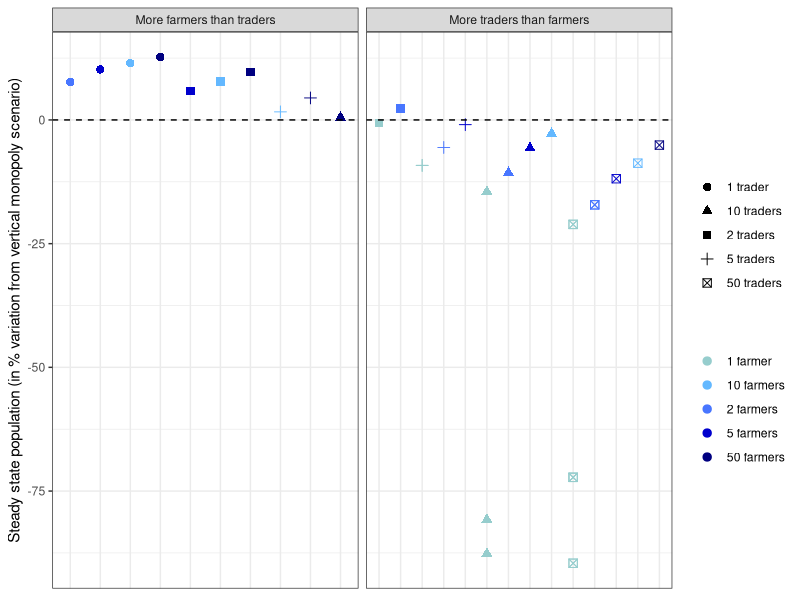

This chart was generated by the following R code: (Note: this script raises an error after producing the figure.)
## ---- chunk 1
knitr::opts_chunk$set(echo = F)

rm(list = ls())
library(dplyr)
library(tidyr)
library(stringi)
library(ggplot2)
library(here)

# Styling

font_ = 'Helvetica'


## ---- chunk 2
q_ = function(N,M,x){
  num = N*sigma.^2*x^2*(beta_f. * (M+1)*(alpha_w. - c.) - gamma.*M*(alpha_f.-v.))
  det = sigma.^2 * x^2 * (beta_f. * beta_w.* (N+1) * (M+1) - gamma.^2 * N * M) + 2*W*N*(M+1)*beta_f.
  y = num/det
  return(y)
}


cournot_harvest = function(x, 
                           alpha_f. = alpha_f, 
                           alpha_w. = alpha_w, 
                           beta_f. = beta_f, 
                           beta_w. = beta_w, 
                           gamma. = gamma, 
                           sigma. = sigma, 
                           c. = c, 
                           v. = v, 
                           W. = W_mid){
  y = ((sigma.^2)*(x^2)*(2*beta_f.*(alpha_w. - c.) - gamma.*(alpha_f. - v.)))/(4*beta_f.*W. + (sigma.^2)*(x^2)*(4*beta_f.*beta_w. - (gamma.^2)))
  return(y)
}

monop_harvest = function(x, 
                         alpha. = alpha, 
                         c. = c, 
                         sigma. = sigma, 
                         beta. = beta, 
                         W. = W_mid){
  y = ((alpha. - c.)*sigma.^2 * x^2) / (2*beta.* sigma.^2 * x^2 + 2*W.)
  return(y)
}

growth = function(x, 
                  k.=k, 
                  r.=r){
  y = r.*x*(1-x/k.)
  return(y)
}

###### Linear quadratic model 

monop_harvest_lq = function(x,
                            alpha. = alpha, 
                            c. = c, 
                            sigma. = sigma, 
                            beta. = beta,
                            W1. = W1,
                            W2. = W2){
    y = (sigma.^2 * x^2 * (alpha. - c.) - W1.*sigma.*x)/(2*(beta.*sigma.^2 * x^2 + W2.))
    return(y)
    }


cournot_oligo_harvest_lq = function(N, 
                                    M,
                                    x,
                                    alpha_f. = alpha_f, 
                                    alpha_w. = alpha_w, 
                                    beta_f. = beta_f, 
                                    beta_w. = beta_w, 
                                    gamma. = gamma, 
                                    sigma. = sigma, 
                                    c. = c, 
                                    v. = v, 
                                    W1. = W1,
                                    W2. = W2){
  y = N*( sigma.^2 * x^2 * (beta_f. * (M + 1) * (alpha_w. - c.) - gamma. * M * (alpha_f. - v.)) - W1. * sigma * x * beta_f. * (M+1)) / (sigma.^2 * x^2 * (beta_w. * beta_f. * (M + 1) * (N + 1) - gamma.^2 * N * M) + 2 * N * beta_f. * (M + 1) * W2.)
  return(y)  
}


## ---- chunk 3
# Load parameters
calibration = read.csv(here("data", 'outputs', "calibration_params.csv"))

for(i in 1:nrow(calibration)){
  assign(calibration$params[i], calibration$value[i])
}  


# Build the 2nd order parameters from parameter list
  # Differentiate parameters for Wild and Farmed inverse demands
alpha_w = alpha
alpha_f = alpha
beta_w = beta
beta_f = beta
  # Demand functions parameters
e   = gamma/(beta_w*beta_f - (gamma^2))
a_f = (alpha_f*beta_w - alpha_w*gamma)/(beta_w*beta_f - (gamma^2))
a_w = (alpha_w*beta_f - alpha_f*gamma)/(beta_w*beta_f - (gamma^2))
b_f = beta_f/(beta_w*beta_f - (gamma^2))
b_w = beta_w/(beta_w*beta_f - (gamma^2))

W = W_high
# set data : population
data = data.frame(x = seq(1,k))
x_ = seq(1,k)
data = data %>% 
  mutate("Monopoly" = monop_harvest_lq(x_),
         #
         "1 trader - 1 farmer" = cournot_oligo_harvest_lq(1,1,x_), 
         growth = growth(x_),
         '1 trader - 2 farmers' = cournot_oligo_harvest_lq(1,2,x_),
         '1 trader - 5 farmers' = cournot_oligo_harvest_lq(1, 5, x_),
         '1 trader - 10 farmers' = cournot_oligo_harvest_lq(1, 10, x_),
         '1 trader - 50 farmers' = cournot_oligo_harvest_lq(1, 50, x_),
         #
         '2 traders - 1 farmer' = cournot_oligo_harvest_lq(2, 1, x_),
         '2 traders - 2 farmers' = cournot_oligo_harvest_lq(2, 2, x_),
         '2 traders - 5 farmers'  = cournot_oligo_harvest_lq(2,5, x_),
         '2 traders - 10 farmers' = cournot_oligo_harvest_lq(2, 10, x_),
         '2 traders - 50 farmers' = cournot_oligo_harvest_lq(2, 50, x_),
         #
         '5 traders - 1 farmer' = cournot_oligo_harvest_lq(5, 1, x_),
         '5 traders - 2 farmers'  = cournot_oligo_harvest_lq(5, 2, x_),
         '5 traders - 5 farmers'  = cournot_oligo_harvest_lq(5,5,x_),
         '5 traders - 10 farmers' = cournot_oligo_harvest_lq(5,10, x_),
         '5 traders - 50 farmers' = cournot_oligo_harvest_lq(5, 50, x_),
         #
         '10 traders - 1 farmer' = cournot_oligo_harvest_lq(10, 1, x_),
         '10 traders - 2 farmers' = cournot_oligo_harvest_lq(10, 2, x_),
         '10 traders - 5 farmers' = cournot_oligo_harvest_lq(10, 5, x_),
         '10 traders - 10 farmers'= cournot_oligo_harvest_lq(10, 10, x_),
         '10 traders - 50 farmers'= cournot_oligo_harvest_lq(10, 50, x_),
         #
         '50 traders - 1 farmer' = cournot_oligo_harvest_lq(50, 1, x_),
         '50 traders - 2 farmers' = cournot_oligo_harvest_lq(50, 2, x_),
         '50 traders - 5 farmers' = cournot_oligo_harvest_lq(50, 5, x_),
         '50 traders - 10 farmers' = cournot_oligo_harvest_lq(50, 10, x_),
         '50 traders - 50 farmers' = cournot_oligo_harvest_lq(50, 50, x_))%>%
  pivot_longer(cols = -c('x'), # Set to long format for ggplot
              names_to = 'name', 
              values_to = 'values')%>%
  mutate(ss_ = values - growth(x))

levels(data$name) = c('Monopoly',
                      '1 trader - 1 farmer', 
                      '1 trader - 2 farmers',
                      '1 trader - 5 farmers',
                      '1 trader - 10 farmers',
                      '1 trader - 50 farmers',
                      #
                      '2 traders - 1 farmer',
                      "2 traders - 2 farmers",
                      '2 traders - 5 farmers',
                      '2 traders - 10 farmers',
                      '2 traders - 50 farmers',
                      #
                      '5 traders - 1 farmer', 
                      '5 traders - 2 farmers',
                      '5 traders - 5 farmers',
                      '5 traders - 10 farmers',
                      '5 traders - 50 farmers',
                      ###
                      "10 traders - 1 farmer",
                      '10 traders - 2 farmers',
                      '10 traders - 5 farmers',
                      '10 traders - 10 farmers',
                      '10 traders - 50 farmers',
                      #
                      '50 traders - 1 farmer',
                      '50 traders - 2 farmers',
                      '50 traders - 5 farmers',
                      '50 traders - 10 farmers',
                      '50 traders - 50 farmers')


data = data %>% mutate(name2 = sapply(strsplit(name, " - "), `[`, 1),
                       name3 = sapply(strsplit(name, " - "), `[`, 2))


# Smaller dataset 
data2 = data %>%
  subset(!(name %in% c('growth')))%>%
  filter(ss_ < .08 & ss_ > -.08)

# function to create the two groups : less trader or more trader
grouper = function(x){
  if(x %in% c('growth', 'Monopoly', '1 trader - 1 farmer')){
    return('Baseline')
  }else{ # Extract number of farmers and traders and compare them
    a = as.numeric(stri_extract_first_regex(strsplit(x, ' - ')[[1]][1], '[0-9]+'))
    b = as.numeric(stri_extract_first_regex(strsplit(x, ' - ')[[1]][2], '[0-9]+'))
    if(a < b){
      return('More farmers than traders')
    }else if(a >= b){
      return('More traders than farmers')
    }
  }
}

#

data2$grouper = sapply(data2$name, grouper)
data2$order = factor(paste0(data2$name, data2$grouper), c(paste0(levels(data2$name), 'Baseline'),
                                                          paste0(levels(data2$name), 'More farmers than traders'),
                                                          paste0(levels(data2$name), 'More traders than farmers')))


## ---- chunk 4
palette = c('paleturquoise3', 'steelblue1', 'royalblue1', 'mediumblue', 'navyblue')

monopoly_ss = data2 %>%
  subset(name == 'Monopoly')%>%
  select(x)%>%
  pull()


data2 %>%
  subset(!(grouper %in% c('Baseline')))%>%
  mutate(x_norm = (x - monopoly_ss)/monopoly_ss * 100)%>%
  ggplot(aes(x = order, y = x_norm, colour = name3, shape = name2))+
  facet_grid(~ grouper, scales = 'free')+
  geom_point(size = 2.5)+
  geom_hline(yintercept =0, 
             linetype = "dashed")+
  #scale_x_discrete(limits = levels(data$name))+
  scale_x_discrete(breaks=data2$order, labels=data2$name)+
  #scale_colour_brewer()+
  scale_colour_manual(values = palette)+
  scale_shape_discrete()+
  theme_bw()+
  ylab('Steady state population (in % variation from vertical monopoly scenario)')+
  xlab('')+
  guides(
    color = guide_legend(
      title = " ",  # Title for the first column
      ncol = 1              # Number of columns
    ),
    shape = guide_legend(
      title = " ",     # Title for the second column
      ncol = 1              # Number of columns
    )
  ) +
  theme(axis.title.x=element_blank(),
        axis.text.x=element_blank(),
        axis.ticks.x=element_blank(),
    #axis.text.x = element_text(angle = 70, 
    #                               hjust = 1, 
    #                               family = font_),
        axis.text.y = element_text(family = font_),
        axis.title.y = element_text(family = font_), 
        strip.text = element_text(family = font_),
        legend.position = 'right',
        legend.text = element_text(family = font_)
        )
ggsave(here('visuals', 'sup_figure1.jpg'), width = 15, height = 18, units = 'cm')
## ---- chunk 5

data2$name3 = as.factor(data2$name3)
levels(data2$name3) = c('1 farmer', '2 farmers', '5 farmers', '10 farmers', '50 farmers')

data2$name2 = as.factor(data2$name2)
levels(data2$name2) = c('1 trader', '2 traders', '5 traders', '10 traders', '50 traders', 'Monopoly')

data2$order2 = factor(paste0(data2$name3, data2$name2), c(paste0(levels(data2$name2), '1 farmer'),
                                                          paste0(levels(data2$name2), '2 farmer'),
                                                          paste0(levels(data2$name2), '5 farmer'),
                                                          paste0(levels(data2$name2), '10 farmer'),
                                                          paste0(levels(data2$name2), '50 farmer')))

data2 %>%
  subset(!(name %in% c('Monopoly')))%>%
  ggplot(aes(x = order2, y = x, colour = name3))+
  facet_grid(~ name2, scales = 'free')+
  geom_point()+
  geom_hline(yintercept =monopoly_ss, 
             linetype = "dashed")+
  #scale_x_discrete(limits = levels(data$name))+
  scale_x_discrete(breaks=data2$order2, labels=data2$name2)+
  #scale_colour_brewer(palette = 'GnBu')+
  scale_colour_manual(values = palette)+
  theme_bw()+
  guides(
    color = guide_legend(
      title = " ",  # Title for the first column
      ncol = 1              # Number of columns
  ))+
  ylab('Steady state population')+
  xlab('')+
  theme(#axis.text.x = element_text(angle = 70, 
        #                           hjust = 1, 
        #                           family = font_),
        axis.title.x=element_blank(),
        axis.text.x=element_blank(),
        axis.ticks.x=element_blank(),
        axis.text.y = element_text(family = font_),
        axis.title.y = element_text(family = font_), 
        strip.text = element_text(family = font_),
        legend.position = 'right',
        legend.text = element_text(family = font_)
        )

## ---- chunk 6
cournot_harvest_lq = function(x, 
                              alpha_f. = alpha_f, 
                              alpha_w. = alpha_w, 
                              beta_f. = beta_f, 
                              beta_w. = beta_w, 
                              gamma. = gamma, 
                              sigma. = sigma, 
                              c. = c, 
                              v. = v, 
                              W1. = W1, 
                              W2. = W2){
#' Cournot Competition Harvest Function - Linear quadratic model 
#'
#' Computes the harvest in a Cournot competition setting, considering
#' multiple economic factors like production costs, market demand elasticity, and strategic
#' interaction parameters between firms.
#'
#' @param x Numeric, population level at time t
#' @param alpha_f Numeric, demand intercept in USD for farmed product
#' @param alpha_w Numeric, demand intercept in USD for wild product
#' @param beta_f Numeric, demand sensitivity in USD/metric ton for farmed product
#' @param beta_w Numeric, demand sensitivity in USD/metric ton for wild product
#' @param gamma Numeric, demand sensitivity in USD/metric ton for cross product
#' @param sigma Numeric, catchability
#' @param c Numeric, transaction cost for trader
#' @param v Numeric, marginal cost of production for aquaculture
#' @param W1 Numeric, linear fishery effort cost in a linear quadratic model
#' @param W2 Numeric, quadratic fishery effort cost in a linear quadratic model
#'
#' @return Numeric, the calculated output level based on Cournot competition theory adapted to specific market and firm conditions.

 y = ((2*beta_f. * (alpha_w. - c.) - gamma. * (alpha_w. -v.))*sigma.^2 * x^2 - 2*beta_f.*W1.*sigma.*x)/(4*beta_f.*W2. + (4*beta_f.*beta_w. - gamma.^2)*sigma.^2 * x^2)
 return(y)
}


monop_takeover = function(x,
                          alpha_f. = alpha_f, 
                          alpha_w. = alpha_w, 
                          beta_f.  = beta_f, 
                          beta_w.  = beta_w, 
                          gamma.   = gamma, 
                          W1.      = W1,
                          W2.      = W2,
                          c.       = c,
                          v.       = v,
                          sigma.   = sigma){
  num = sigma.^2 * x^2 * (beta_f.*(alpha_w. - c.) - gamma.*(alpha_f. - v.))- W1.*beta_f.*sigma.*x
  den = 2*(beta_f.*W2. + sigma.^2 * x^2 *(beta_f. * beta_w. - gamma.^2))
  y = num/den
  return(y)
}

## ---- chunk 7
x_ = seq(0,k)
data = data.frame(x = x_)
data = data %>%
  mutate(Growth = growth(x_),
         'Vertical Monopoly' = monop_harvest_lq(x_),
         Cournot = cournot_harvest_lq(x_),
         'Cartel takeover' = monop_takeover(x_))%>%
  pivot_longer(cols = -c('x'),
               names_to = 'name',
               values_to = 'values')%>%
  mutate(values = ifelse(values<0, 0, values))
## ---- chunk 8
data %>%
  ggplot(aes(x = x, y = values, color = name))+
  geom_line(linewidth = 1.1)+
  guides(
    color = guide_legend(
      title = " ",  # Title for the first column
      ncol = 1              # Number of columns
    ),
    shape = guide_legend(
      title = " ",     # Title for the second column
      ncol = 1              # Number of columns
    )
  ) +
  scale_color_manual(values = c('purple', '#1f78b4','black','#248721'))+
  scale_linetype_manual(values = c("solid", "solid",'solid', 'dotted' )) +
  ylab('Harvest (in mt)')+
  xlab('Population (in mt)')+  
  theme_bw()+
  theme(axis.text.x = element_text(angle = 70, 
                                   hjust = 1, 
                                   family = font_),
        axis.title.x = element_text(family = font_),
        axis.text.y = element_text(family = font_),
        axis.title.y = element_text(family = font_), 
        strip.text = element_text(family = font_),
        legend.position = 'right',
        legend.text = element_text(family = font_)
        )
  ggsave(here('visuals', 'sup_figure2.png'), width = 15, height = 18, units = 'cm')

## ---- chunk 9

calibration = read.csv(here("data", 'outputs', "calibration_params.csv"))

for(i in 1:nrow(calibration)){
  assign(calibration$params[i], calibration$value[i])
}  


# Build the 2nd order parameters from parameter list
  # Differentiate parameters for Wild and Farmed inverse demands
alpha_w = alpha
alpha_f = alpha
beta_w = beta
beta_f = beta
  # Demand functions parameters
e   = gamma/(beta_w*beta_f - (gamma^2))
a_f = (alpha_f*beta_w - alpha_w*gamma)/(beta_w*beta_f - (gamma^2))
a_w = (alpha_w*beta_f - alpha_f*gamma)/(beta_w*beta_f - (gamma^2))
b_f = beta_f/(beta_w*beta_f - (gamma^2))
b_w = beta_w/(beta_w*beta_f - (gamma^2))

a_m = alpha/beta
b_m = 1/beta

v_bar = function(x){
  const_= (e*a_f + c*(e^2 - 2*b_w*b_f) + 2*b_f*a_w)/(b_f*e)
  w_    = W1*sigma*x*((4*b_f*b_w )*(b_m - b_w) + e^2 *(2*b_w - b_m))/(b_w * b_f * e *(2*sigma^2*x^2 + 2*b_m*W2))
  var_  = (a_m - b_m*c)/(b_w*b_f*e) * (2*W2*b_w*(2*b_w*b_f - e^2) + (4*b_f*b_w - e^2)*sigma^2*x^2)/(2 * sigma^2 * x^2 + 2*b_m*W2)
                                 
  final_= var_ - const_ - w_
  return(w_)
}

data_ = data.frame(x = seq(0,k))%>%
  mutate(v_bar = v_bar(x),
         v_ = v_bar - v)
data_ %>%
   # subset(x > 10000)%>%
  ggplot(aes(x = x, y = v_bar))+
  geom_hline(yintercept = v)+
  geom_line()

## ---- chunk 10

params_sensitivity = read.csv(here('data','outputs', 'sensitivity_analysis.csv'))
model_illustration = function(params){
  params = suppressWarnings(as.numeric(unlist(params, use.names = T)))
  beta  = params[1]
  alpha = params[2]
  gamma = params[3]
  W     = params[4]
  W1    = params[5]
  W2    = params[6]
  c     = params[7]
  v     = params[8]
  r     = params[9]
  k     = params[10]
  interest_rate = params[11]
  sigma = params[12]
  identifier = params[15]
  
  # Define functions for model run 
  alpha_w = alpha
  alpha_f = alpha
  beta_w = beta
  beta_f = beta
  # Demand functions parameters
  e   = gamma/(beta_w*beta_f - (gamma^2))
  a_f = (alpha_f*beta_w - alpha_w*gamma)/(beta_w*beta_f - (gamma^2))
  a_w = (alpha_w*beta_f - alpha_f*gamma)/(beta_w*beta_f - (gamma^2))
  b_f = beta_f/(beta_w*beta_f - (gamma^2))
  b_w = beta_w/(beta_w*beta_f - (gamma^2))
  
  growth = function(x, 
                  k.=k, 
                  r.=r){
  y = r.*x*(1-x/k.)
  return(y)
}

  # I. Monopoly
  monop_harvest_lq = function(x,
                              alpha. = alpha, 
                              c. = c, 
                              sigma. = sigma, 
                              beta. = beta,
                              W1. = W1,
                              W2. = W2){
    y = (sigma.^2 * x^2 * (alpha. - c.) - W1.*sigma.*x)/(2*(beta.*sigma.^2 * x^2 + W2.))
    return(y)
  }


  # II. Cournot
  cournot_harvest_lq = function(x, 
                                alpha_f. = alpha_f, 
                                alpha_w. = alpha_w, 
                                beta_f. = beta_f, 
                                beta_w. = beta_w, 
                                gamma. = gamma, 
                                sigma. = sigma, 
                                c. = c, 
                                v. = v, 
                                W1. = W1, 
                                W2. = W2){
    y = ((2*beta_f. * (alpha_w. - c.) - gamma. * (alpha_w. -v.))*sigma.^2 * x^2 - 2*beta_f.*W1.*sigma.*x)/(4*beta_f.*W2. + (4*beta_f.*beta_w. - gamma.^2)*sigma.^2 * x^2)
    return(y)
  }
  
  price_poachers_cournot_lq = function(x,
                                       alpha_f. = alpha_f, 
                                       alpha_w. = alpha_w, 
                                       beta_f. = beta_f, 
                                       beta_w. = beta_w, 
                                       gamma. = gamma, 
                                       sigma. = sigma, 
                                       c. = c, 
                                       v. = v, 
                                       W1. = W1, 
                                       W2. = W2){
    y = (2*W2.*(2*beta_f.*(alpha_w. - c) - gamma.*(alpha_f. - v.)) + W1.*sigma.*x*(4*beta_f.*beta_w. - gamma.^2))/(4*beta_f.*W2. + (4*beta_f.*beta_w. - gamma.^2)*sigma.^2*x^2)
    return(y)
  }
  
  farmed_cournot_lq = function(price_poachers,
                               alpha_f. = alpha_f, 
                               alpha_w. = alpha_w, 
                               beta_f. = beta_f, 
                               beta_w. = beta_w, 
                               gamma. = gamma, 
                               sigma. = sigma, 
                               c. = c, 
                               v. = v, 
                               W1. = W1, 
                               W2. = W2){
    y = (2*beta_w.*(alpha_f. - v.) - gamma.*(alpha_w. - price_poachers - c.))/(4*beta_w.*beta_f. - gamma.^2)
    return(y)
  }

  # III. Bertrand

  bertrand_harvest_lq = function(x,
                                 sigma. = sigma, 
                                 a_f. = a_f, 
                                 a_w. = a_w, 
                                 b_f. = b_f, 
                                 b_w. = b_w, 
                                 e. = e, 
                                 v. = v, 
                                 c. = c, 
                                 W1. = W1, 
                                 W2. = W2){
    y1 = b_w.*(sigma.^2 * x^2 *((2*a_w. +e.*v.)*b_f. + e.*a_f.) + (c. + W1. * sigma. * b_w. * x)*(e.^2 - 2*b_w. *b_f.))
    y2 = 2*W2.*b_w.*(2*b_f.* b_w. - e.^2) + (4*b_f.*b_w. - e.^2)*sigma.^2*x^2
    z = y1/y2
    return(z)
  }

  price_poacher_bertrand_lq = function(x,
                                     sigma. = sigma, 
                                     a_f. = a_f, 
                                     a_w. = a_w, 
                                     b_f. = b_f, 
                                     b_w. = b_w, 
                                     e. = e, 
                                     v. = v, 
                                     c. = c, 
                                     W1. = W1, 
                                     W2. = W2){
  y = 2*b_w.*W2.*((2*a_w. + e.*v.)*b_f. + e.*a_f. + c.*(e.^2 - 2* b_f.*b_w.)) + W1.*sigma.*x*(4*b_f.*b_w. - e.^2)
  z = sigma.^2 * x^2 * (4*b_w.*b_f. - e.^2) + 2*b_w.*W2.*(2*b_f.*b_w - e.^2)
  result = y/z
  return(result)
}

  composite_bertrand_lq = function(x,
                                   sigma. = sigma, 
                                   a_f. = a_f, 
                                   a_w. = a_w, 
                                   b_f. = b_f, 
                                   b_w. = b_w, 
                                   e. = e, 
                                   v. = v, 
                                   c. = c, 
                                   W1. = W1, 
                                   W2. = W2){
    y = b_w. * ((2*a_w. +e.*v.)*b_f. + e.*a_f. + (price_poacher_bertrand_lq(x)+c.)*(e.^2 - 2*b_w.*b_f))/(4*b_f.*b_w. - e.^2)
    return(y)
  }

  bertrand_farmed = function(s,
                             a_f. = a_f, 
                             a_w. = a_w, 
                             b_f. = b_f, 
                             b_w. = b_w, 
                             e. = e, 
                             c. = c, 
                             v. = v){
    y = b_f. *(2*b_w.*a_f. + v.*(e.^2 - 2*b_w.*b_f.) + e.*(a_w. + (s+c.)*b_w.))/(4*b_f.*b_w. - e.^2)
    return(y)
  }
  
  # Run model :
  result1 = data.frame(x = seq(1,k,.5 ))%>%
    mutate(growth= growth(x),
           # Harvests with quadratic and linear-quadratic costs
           monop_harvest_lq = monop_harvest_lq(x),
           cournot_harvest_lq = cournot_harvest_lq(x),
           #bertrand_harvest_lq = bertrand_harvest_lq(x),
           bertrand_harvest_lq = composite_bertrand_lq(x),
           # Prices
           price_poachers_bertrand = price_poacher_bertrand_lq(x),
           price_poachers_cournot = price_poachers_cournot_lq(x),
           # Farmed
           bertrand_farmed_lq = bertrand_farmed(price_poachers_bertrand),
           cournot_farmed_lq = farmed_cournot_lq(price_poachers_cournot),
           # Steady states
           ss_monop_lq = monop_harvest_lq - growth, 
           ss_cournot_lq = cournot_harvest_lq - growth,
           ss_bertrand_lq = bertrand_harvest_lq - growth
           )
  result1 = result1 %>%
    select(x,
           growth, 
           monop_harvest_lq,
           cournot_harvest_lq, 
           bertrand_harvest_lq)
  
    
  return(result1)
}
tester= model_illustration(params_sensitivity[1,])

tester = tester %>%
  mutate(crossing = monop_harvest_lq - bertrand_harvest_lq)

data_ %>%
  mutate(v_ = v_/10)%>%
  subset( v_ > -.2 & v_< .5)

tester %>%
  subset(crossing < .003 & crossing > - .003)

